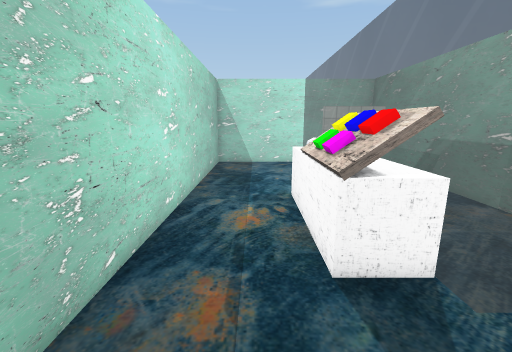
[1] (above)

12 first-person views from a walk through a 3-D level made in the Unity game engine. The camera is 1.5 m above the floor, tilts 12° down and sees 90° across. The floor is counted in squares, 0.5 m on a side. Each view is taken from the middle of a square. On the plan, view 1 faces up. The plan holds only what a view shows up to about 19 squares ahead; the rest is blank. The place goes on beyond the plan. The player is left out. Door leaves are left out, so doorways stand open.

[2]
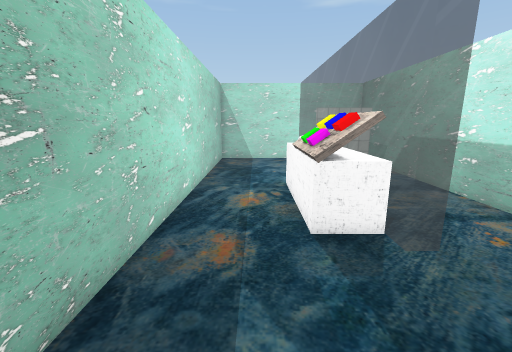

[3]
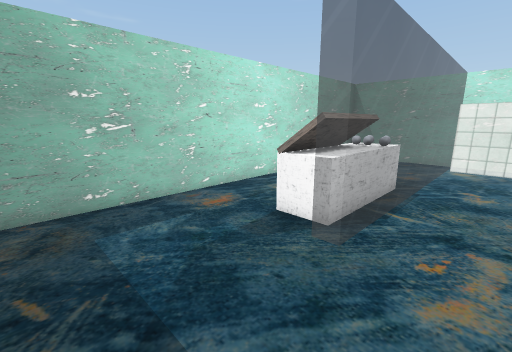

[4]
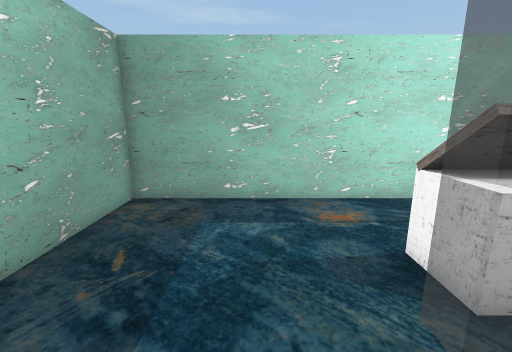

[5]
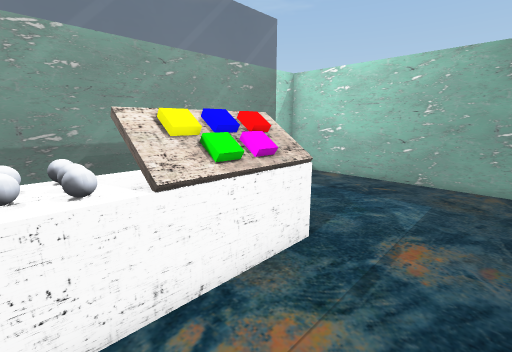

[6]
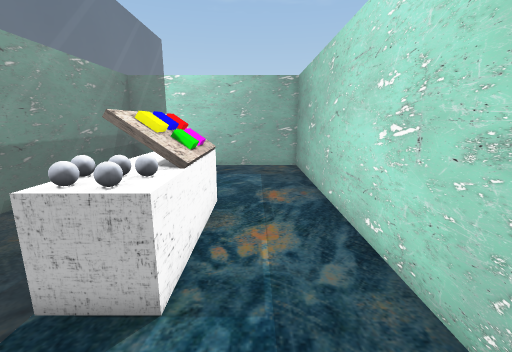

[7]
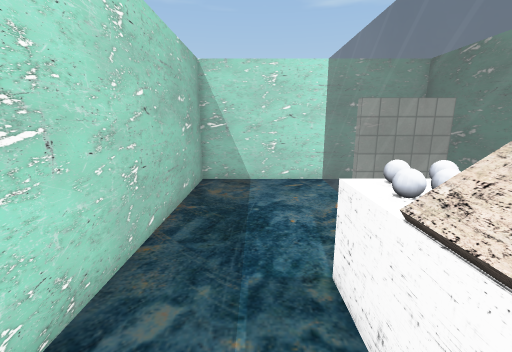

[8]
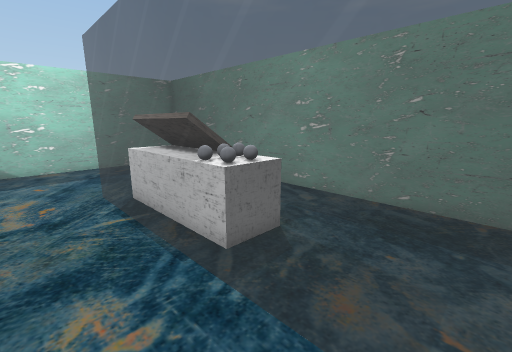

[9]
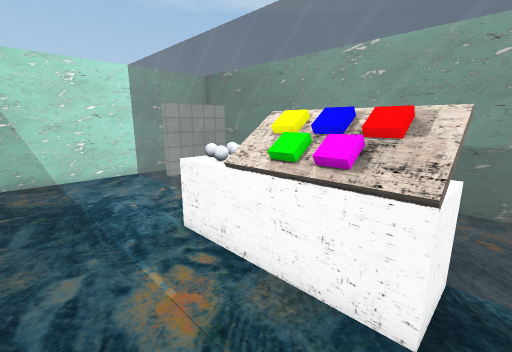

[10]
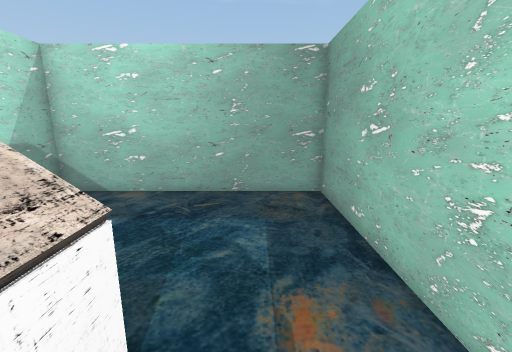

[11]
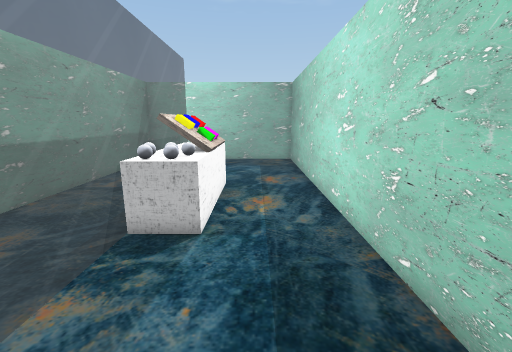

[12]
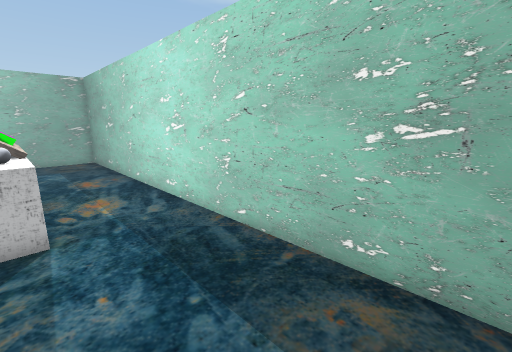

### Floor plan
Key: @ floor where view 1 was taken; # wall or solid block; . floor; D open door; = window, fence, low wall or low ledge; O other object.
Columns run from 3 left of view 1 to 8 right of it. Each row starts with its distance up from view 1.
 19 #######=####
 18 #.....#=...
 17 #..... =...
 16 #..... =...
 15 #..... =...
 14 #..... =...
 13 #..... =...
 12 #.....#=DDDD
 11 #....===DDDD
 10 #...=OO=DDDD
  9 #... OO=DDDD
  8 #...OOO=DDDD
  7 #...OOO=DDDD
  6 #...OOO=DDDD
  5 #...OOO=DDDD
  4 #.....#=DDDD
  3 #......#DDDD
  2 #..........#
  1 #..........#
  0 #..@.......#
 -1 #..........#
 -2 #..........#
 -3 #..........#
 -4 ############

Where each view was taken, in squares from view 1:
view 1: 0 up, 0 right, facing up
view 2: 2 down, 0 right, facing up
view 3: 2 down, 7 right, facing up-left
view 4: 1 up, 7 right, facing left
view 5: 10 up, 2 left, facing down-right
view 6: 14 up, 0 right, facing down
view 7: 6 up, 0 right, facing up
view 8: 15 up, 7 right, facing down-left
view 9: 4 up, 2 left, facing up-right
view 10: 7 up, 0 right, facing down
view 11: 17 up, 0 right, facing down
view 12: 18 up, 2 right, facing down-left
